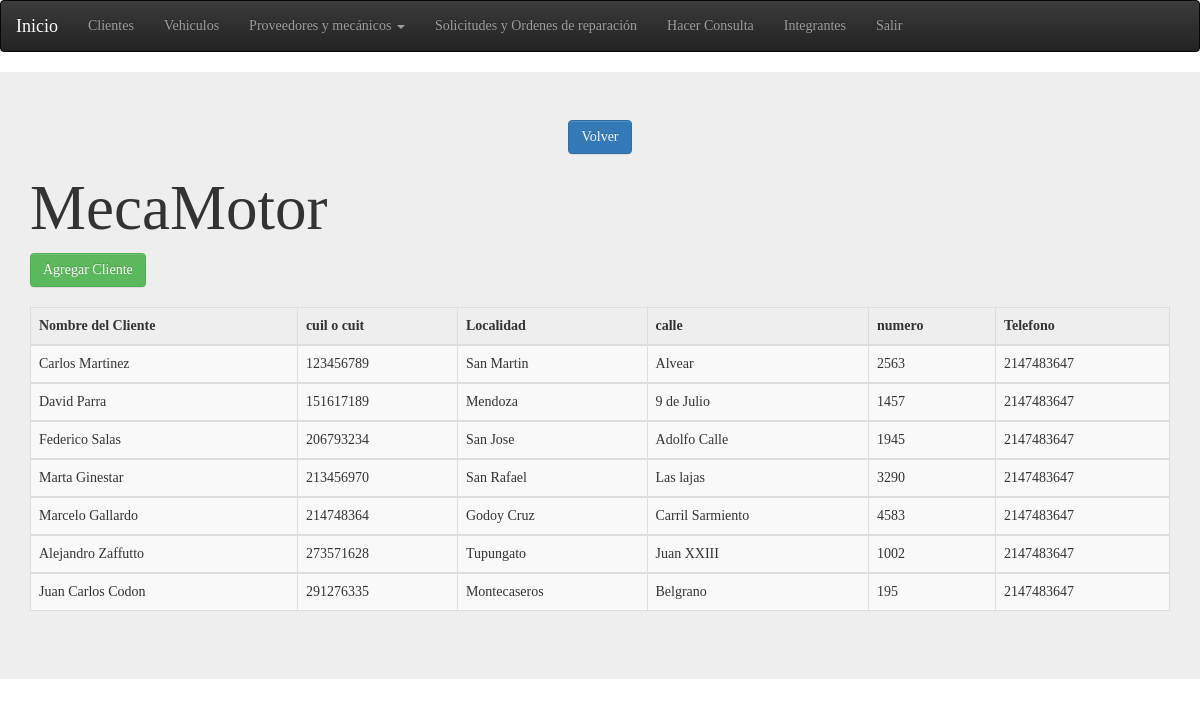
The app's page /cliente.php with its own data.
### tables this page shows
CREATE TABLE `cliente` (
  `cuil_cuitCliente` int(11) NOT NULL,
  `nombreCliente` varchar(45) DEFAULT NULL,
  `localidad` varchar(45) DEFAULT NULL,
  `calle` varchar(45) DEFAULT NULL,
  `numero` int(11) DEFAULT NULL,
  `telefonoCliente` int(11) DEFAULT NULL,
  PRIMARY KEY (`cuil_cuitCliente`)
);

### cliente.php (the view, shortened to what this page needs)
<!DOCTYPE html>
<html lang="es">
    <head>
        <link rel="stylesheet" href="css/bootstrap.css">
        <link rel="stylesheet" href="css/bootstrap-theme.css">
        <link href="css/bootstrap.min.css" rel="stylesheet">
    </head>
    <body>
        <section>
            <nav class="navbar navbar-inverse" role="navigation">
                <div class="container-fluid">
                    <div class="navbar-header">
                        <a class="navbar-brand" id="veryactive" href="system.php">Inicio</a>
                    </div>
                    <div class="collapse navbar-collapse" id="bs-example-navbar-collapse-9">
                        <ul class="nav navbar-nav">
                            <li><a href="cliente.php">Clientes</a></li>
                            <li><a href="vehiculo.php">Vehiculos</a></li>
                            <li class="dropdown">
                                <a href="#" class="dropdown-toggle" data-toggle="dropdown" role="button" aria-expanded="false">Proveedores y mecánicos <span class="caret"></span></a>
                            </li>
                            <li><a href="Ordenes.php">Solicitudes y Ordenes de reparación</a></li>
                            <li><a href="hacerConsulta.php">Hacer Consulta</a></li>
                            <li><a href="About.php">Integrantes</a></li>
                            <li><a href="index.HTML">Salir</a></li>
                        </ul>
                    </div>
                </div>
            </nav>
        </section>
        <div class="jumbotron">
            <center>
                <div>
                    <a  class="btn btn-primary btn-md" href="system.php" role="button">Volver</a>
                </div>
            </center>
            <div class="container">
                <h1>MecaMotor</h1>
                <button class="btn btn-success btn-md" data-toggle="modal" data-target="#miventana" role="button">Agregar Cliente</button>
                <br><br>
                <div class="table-responsive">
                    <table class="table table-striped table-hover table-bordered ">
                        <thead>
                            <tr>
                                <th>Nombre del Cliente</th>
                                <th>cuil o cuit</th>
                                <th>Localidad</th>
                                <th>calle</th>
                                <th>numero</th>
                                <th>Telefono</th>
                            </tr>
                        </thead>
                        <tbody ><?php
                            $tabla = mysql_query("SELECT * FROM cliente");
                            while ($filaTabla = mysql_fetch_array($tabla)) {
                                ?>
                                <tr>
                                    <td><?php echo $filaTabla['nombreCliente'] ?></td>
                                    <td><?php echo $filaTabla['cuil_cuitCliente'] ?></td>
                                    <td><?php echo $filaTabla['localidad'] ?></td>
                                    <td><?php echo $filaTabla['calle'] ?></td>
                                    <td><?php echo $filaTabla['numero'] ?></td>
                                    <td><?php echo $filaTabla['telefonoCliente'] ?></td>
                                </tr>
                            </tbody>
                        <?php } ?>
                    </table>
                </div>
            </div>
        </div>
    </body>
</html>

### cliente.php (style rules this page uses)
body { font-family: "Verdana", Times, serif; }
#veryactive { color:white; }

### records on screen
cliente: nombreCliente "Carlos Martinez", cuil_cuitCliente "123456789", localidad "San Martin", calle "Alvear", numero "2563", telefonoCliente "2147483647"
cliente: nombreCliente "David Parra", cuil_cuitCliente "151617189", localidad "Mendoza", calle "9 de Julio", numero "1457", telefonoCliente "2147483647"
cliente: nombreCliente "Federico Salas", cuil_cuitCliente "206793234", localidad "San Jose", calle "Adolfo Calle", numero "1945", telefonoCliente "2147483647"
cliente: nombreCliente "Marta Ginestar", cuil_cuitCliente "213456970", localidad "San Rafael", calle "Las lajas", numero "3290", telefonoCliente "2147483647"
cliente: nombreCliente "Marcelo Gallardo", cuil_cuitCliente "214748364", localidad "Godoy Cruz", calle "Carril Sarmiento", numero "4583", telefonoCliente "2147483647"
cliente: nombreCliente "Alejandro Zaffutto", cuil_cuitCliente "273571628", localidad "Tupungato", calle "Juan XXIII", numero "1002", telefonoCliente "2147483647"
cliente: nombreCliente "Juan Carlos Codon", cuil_cuitCliente "291276335", localidad "Montecaseros", calle "Belgrano", numero "195", telefonoCliente "2147483647"
